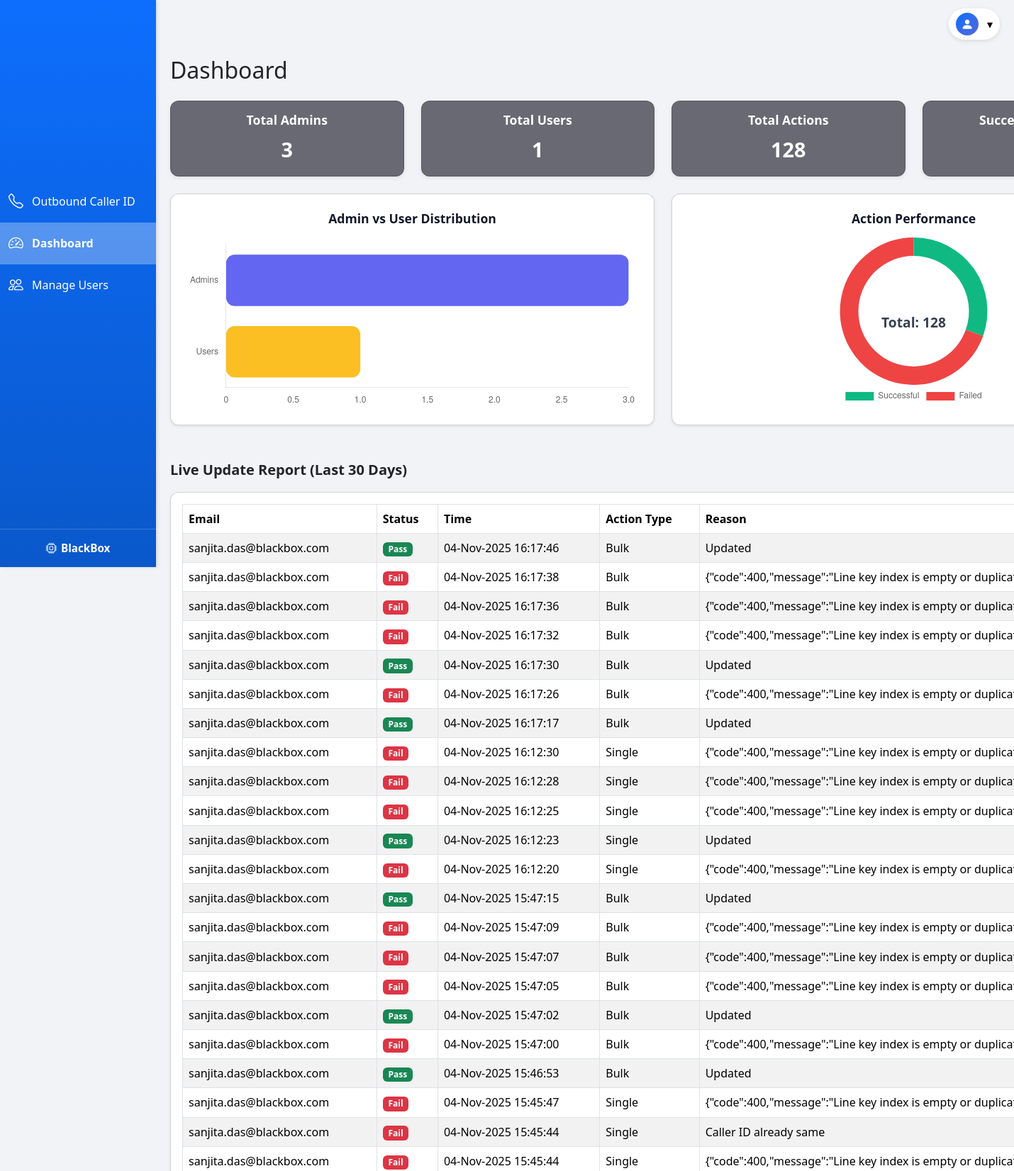
/dashboard (signed in, upper part), run on the app's committed database.
### tables this page shows
CREATE TABLE update_logs (
                        id INTEGER PRIMARY KEY AUTOINCREMENT,
                        email TEXT,
                        caller_id TEXT,
                        success INTEGER,
                        reason TEXT,
                        type TEXT,
                        timestamp DATETIME DEFAULT CURRENT_TIMESTAMP
                    , identifier TEXT, alias TEXT);

### app.py (the view)
@app.route("/dashboard")
@login_required(role="admin")
def dashboard():
    conn = get_db_connection()
    total_admin = conn.execute("SELECT COUNT(*) as cnt FROM users WHERE role='admin'").fetchone()["cnt"]
    total_users = conn.execute("SELECT COUNT(*) as cnt FROM users WHERE role='user'").fetchone()["cnt"]
    cutoff = (datetime.utcnow() - timedelta(days=30)).isoformat()
    rows = conn.execute("""
        SELECT email, identifier, caller_id, success, reason, type, timestamp
        FROM update_logs
        WHERE timestamp >= ?
        ORDER BY timestamp DESC
    """, (cutoff,)).fetchall()
    updates = []
    for r in rows:
        updates.append({
            "email": r["email"],
            "identifier": r["identifier"],
            "caller_id": r["caller_id"],
            "success": bool(r["success"]),
            "reason": r["reason"],
            "type": r["type"],
            "time": datetime.fromisoformat(r["timestamp"]).strftime("%d-%b-%Y %H:%M:%S")
        })
    mrows = conn.execute("""
        SELECT admin_email, action, target_email, timestamp
        FROM admin_activity
        WHERE timestamp >= ?
        ORDER BY timestamp DESC
    """, (cutoff,)).fetchall()
    manage_logs = []
    for r in mrows:
        manage_logs.append({
            "email": r["admin_email"],
            "action": r["action"],
            "target": r["target_email"],
            "time": datetime.fromisoformat(r["timestamp"]).strftime("%d-%b-%Y %H:%M:%S")
        })
    conn.close()
    user_status = get_user_status_list()
    refresh_needed = session.pop("refresh_needed", False)
    return render_template(
        "dashboard.html",
        total_admin=total_admin,
        total_users=total_users,
        updates=updates,
        manage_logs=manage_logs,
        user_status=user_status,
        refresh_needed=refresh_needed
    )

### app.py (called while the page is built)
def get_db_connection():
    conn = sqlite3.connect(DB_PATH)
    conn.row_factory = sqlite3.Row
    return conn

def load_users_from_db():
    conn = get_db_connection()
    rows = conn.execute("SELECT email, password, role FROM users").fetchall()
    conn.close()
    users = {r["email"].lower(): {"password": r["password"], "role": r["role"]} for r in rows}
    return users

def get_user_status_list():
    users = load_users_from_db()
    conn = get_db_connection()
    rows = conn.execute("SELECT user_email, status, login_time FROM login_activity ORDER BY id DESC").fetchall()
    conn.close()
    status = {}
    for r in rows:
        e = r["user_email"].lower()
        if e not in status:
            status[e] = {"email": e, "online": (r["status"] == "Online"), "last_seen": r["login_time"]}
    out = []
    for email, u in users.items():
        if email in status:
            out.append({"email": email, "online": bool(status[email]["online"])})
        else:
            out.append({"email": email, "online": False})
    return out

def login_required(role=None):
    def wrapper(fn):
        @wraps(fn)
        def decorated(*args, **kwargs):
            if "email" not in session:
                app.logger.warning("Unauthorized access attempt to protected route.")
                return redirect(url_for("login"))
            if role and session.get("role") != role:
                app.logger.warning(f"Access denied for user {session.get('email')} - insufficient role.")
                flash("Access denied", "danger")
                return redirect(url_for("login"))
            return fn(*args, **kwargs)
        return decorated
    return wrapper

### templates/dashboard.html (shortened to what this page needs)
{% extends "base.html" %}
{% block content %}
<h2 class="mb-4">Dashboard</h2>
<div class="row g-4 mb-4">
  <div class="col-md-3">
    <div class="card text-center card-primary p-3">
      <h5 class="card-title">Total Admins</h5>
      <p class="card-text" id="totalAdmins">{{ total_admin }}</p>
    </div>
  </div>
  <div class="col-md-3">
    <div class="card text-center card-warning p-3">
      <h5 class="card-title">Total Users</h5>
      <p class="card-text" id="totalUsers">{{ total_users }}</p>
    </div>
  </div>
  <div class="col-md-3">
    <div class="card text-center card-info p-3">
      <h5 class="card-title">Total Actions</h5>
      <p class="card-text" id="totalActions">{{ updates|length }}</p>
    </div>
  </div>
  <div class="col-md-3">
    <div class="card text-center card-success p-3">
      <h5 class="card-title">Successful Updates</h5>
      <p class="card-text" id="successfulUpdates">{{ updates|selectattr("success")|select|list|length }}</p>
    </div>
  </div>
</div>
<div class="row g-4 mb-5">
  <div class="col-md-6">
    <div class="card shadow-sm chart-box p-4 h-100">
      <h5 class="card-title text-center mb-3">Admin vs User Distribution</h5>
      <div style="position: relative; height: 240px;">
        <canvas id="adminUserChart"></canvas>
      </div>
    </div>
  </div>
  <div class="col-md-6">
    <div class="card shadow-sm chart-box p-4 h-100">
      <h5 class="card-title text-center mb-3">Action Performance</h5>
      <div style="position: relative; height: 240px;">
        <canvas id="actionPieChart"></canvas>
        <div id="totalCenterText"
          style="position:absolute;top:50%;left:50%;transform:translate(-50%,-50%);
                 font-size:1.2rem;font-weight:700;color:#374151;">
          Total: {{ updates|length }}
        </div>
      </div>
    </div>
  </div>
</div>
<div class="section-title">Live Update Report (Last 30 Days)</div>
<div class="card shadow-sm mb-4">
  <div class="card-body table-responsive">
    <table class="table table-striped table-bordered align-middle">
      <thead>
        <tr>
          <th>Email</th>
          <th>Status</th>
          <th>Time</th>
          <th>Action Type</th>
          <th>Reason</th>
        </tr>
      </thead>
      <tbody>
        {% if updates %}
          {% for u in updates %}
            <tr>
              <td>{{ u.email }}</td>
              <td>
                {% if u.success %}
                  <span class="badge bg-success">Pass</span>
                {% else %}
                  <span class="badge bg-danger">Fail</span>
                {% endif %}
              </td>
              <td>{{ u.time }}</td>
              <td>
                {% if u.type == 'S' %}Single
                {% elif u.type == 'B' %}Bulk
                {% elif u.type == 'Both' %}Both
                {% else %}Unknown{% endif %}
              </td>
              <td>{{ u.reason }}</td>
            </tr>
          {% endfor %}
        {% else %}
          <tr><td colspan="5" class="text-center">No updates in last 30 days</td></tr>
        {% endif %}
      </tbody>
    </table>
  </div>
</div>
{% endblock %}
{% block scripts %}
<script>
document.addEventListener("DOMContentLoaded", function() {
  const totalAdmins = parseInt(document.getElementById("totalAdmins").textContent) || 0;
  const totalUsers = parseInt(document.getElementById("totalUsers").textContent) || 0;
  const totalActions = parseInt(document.getElementById("totalActions").textContent) || 0;
  const successfulUpdates = parseInt(document.getElementById("successfulUpdates").textContent) || 0;
  new Chart(document.getElementById("adminUserChart"), {
    type: 'bar',
    data: {
      labels: ["Admins", "Users"],
      datasets: [{
        label: "Count",
        data: [totalAdmins, totalUsers],
        backgroundColor: ["#6366f1", "#fbbf24"],
        borderRadius: 12,
        borderSkipped: false
      }]
    },
    options: {
      indexAxis: 'y',
      responsive: true,
      plugins: { legend: { display: false } },
      scales: {
        x: { beginAtZero: true, grid: { display: false } },
        y: { grid: { display: false } }
      }
    }
  });
  new Chart(document.getElementById("actionPieChart"), {
    type: 'doughnut',
    data: {
      labels: ["Successful", "Failed"],
      datasets: [{
        data: [successfulUpdates, totalActions - successfulUpdates],
        backgroundColor: ["#10b981", "#ef4444"],
        hoverOffset: 6,
        borderWidth: 0
      }]
    },
    options: {
      cutout: "75%",
      plugins: { legend: { position: "bottom" } }
    }
  });
});
// SSE Real-Time Listener
document.addEventListener("DOMContentLoaded", () => {
  if (!!window.EventSource) {
    const source = new EventSource("/events");
    source.onmessage = function (event) {
      const data = JSON.parse(event.data);
      console.log("📊 Dashboard received real-time update:", data);
      // Add latest row dynamically
      const table = document.querySelector(".table.table-striped.table-bordered.align-middle tbody");
      if (table) {
        const row = document.createElement("tr");
        row.innerHTML = `
          <td>${data.identifier}</td>
          <td>${data.success ? '<span class="badge bg-success">Pass</span>' : '<span class="badge bg-danger">Fail</span>'}</td>
          <td>${data.time}</td>
          <td>${data.type}</td>
          <td>${data.reason || ''}</td>
        `;
        table.prepend(row);
      }
    };
    source.onerror = function (err) {
      console.error("SSE connection failed:", err);
    };
  } else {
    console.warn("❌ Browser does not support real-time updates.");
  }
});
</script>
{% endblock %}

### templates/base.html (style rules this page uses)
body { padding-top: 60px; font-family: 'Segoe UI', Tahoma, Geneva, Verdana, sans-serif; background-color: #f1f3f6; }
.card { border-radius: 0.75rem; box-shadow: 0 2px 6px rgba(0,0,0,0.08); transition: transform 0.2s; }
.table-striped>tbody>tr:nth-of-type(odd) { background-color: #f8f9fa; }
.table thead { background-color: #0d6efd; color: white; }
.table th, .table td { vertical-align: middle !important; }

### templates/dashboard.html (style rules this page uses)
.card-text { font-size: 1.8rem; font-weight: 700; }
.card-title { font-size: 1.1rem; font-weight: 600; margin-bottom: 0.5rem; }
.card-primary, .card-warning, .card-info, .card-success { background-color: #05041493; color: #fff; }
.table thead { background-color: #0d6efd; color: #fff; }
.badge { font-weight: 600; }
.section-title { font-weight: 700; margin-top: 2rem; margin-bottom: 1rem; font-size: 1.25rem; }
.chart-box { background-color: #ffffff; color: #111827; border-radius: 0.75rem; box-shadow: 0 4px 14px rgba(0, 0, 0, 0.1); transition: all 0.3s ease; }
.chart-box .card-title { color: #111827; font-weight: 600; }
canvas { max-height: 240px !important; }

### data on the page
update_logs: email "sanjita.das@blackbox.com", success "Pass", time "04-Nov-2025 16:17:46", type "Bulk", reason "Updated"
update_logs: email "sanjita.das@blackbox.com", success "Fail", time "04-Nov-2025 16:17:38", type "Bulk", reason "{\"code\":400,\"message\":\"Line key index is empty or…"
update_logs: email "sanjita.das@blackbox.com", success "Fail", time "04-Nov-2025 16:17:36", type "Bulk", reason "{\"code\":400,\"message\":\"Line key index is empty or…"
update_logs: email "sanjita.das@blackbox.com", success "Fail", time "04-Nov-2025 16:17:32", type "Bulk", reason "{\"code\":400,\"message\":\"Line key index is empty or…"
update_logs: email "sanjita.das@blackbox.com", success "Pass", time "04-Nov-2025 16:17:30", type "Bulk", reason "Updated"
update_logs: email "sanjita.das@blackbox.com", success "Fail", time "04-Nov-2025 16:17:26", type "Bulk", reason "{\"code\":400,\"message\":\"Line key index is empty or…"
update_logs: email "sanjita.das@blackbox.com", success "Pass", time "04-Nov-2025 16:17:17", type "Bulk", reason "Updated"
update_logs: email "sanjita.das@blackbox.com", success "Fail", time "04-Nov-2025 16:12:30", type "Single", reason "{\"code\":400,\"message\":\"Line key index is empty or…"
update_logs: email "sanjita.das@blackbox.com", success "Fail", time "04-Nov-2025 16:12:28", type "Single", reason "{\"code\":400,\"message\":\"Line key index is empty or…"
update_logs: email "sanjita.das@blackbox.com", success "Fail", time "04-Nov-2025 16:12:25", type "Single", reason "{\"code\":400,\"message\":\"Line key index is empty or…"
update_logs: email "sanjita.das@blackbox.com", success "Pass", time "04-Nov-2025 16:12:23", type "Single", reason "Updated"
update_logs: email "sanjita.das@blackbox.com", success "Fail", time "04-Nov-2025 16:12:20", type "Single", reason "{\"code\":400,\"message\":\"Line key index is empty or…"
update_logs: email "sanjita.das@blackbox.com", success "Pass", time "04-Nov-2025 15:47:15", type "Bulk", reason "Updated"
update_logs: email "sanjita.das@blackbox.com", success "Fail", time "04-Nov-2025 15:47:09", type "Bulk", reason "{\"code\":400,\"message\":\"Line key index is empty or…"
update_logs: email "sanjita.das@blackbox.com", success "Fail", time "04-Nov-2025 15:47:07", type "Bulk", reason "{\"code\":400,\"message\":\"Line key index is empty or…"
update_logs: email "sanjita.das@blackbox.com", success "Fail", time "04-Nov-2025 15:47:05", type "Bulk", reason "{\"code\":400,\"message\":\"Line key index is empty or…"
update_logs: email "sanjita.das@blackbox.com", success "Pass", time "04-Nov-2025 15:47:02", type "Bulk", reason "Updated"
update_logs: email "sanjita.das@blackbox.com", success "Fail", time "04-Nov-2025 15:47:00", type "Bulk", reason "{\"code\":400,\"message\":\"Line key index is empty or…"
update_logs: email "sanjita.das@blackbox.com", success "Pass", time "04-Nov-2025 15:46:53", type "Bulk", reason "Updated"
update_logs: email "sanjita.das@blackbox.com", success "Fail", time "04-Nov-2025 15:45:47", type "Single", reason "{\"code\":400,\"message\":\"Line key index is empty or…"
update_logs: email "sanjita.das@blackbox.com", success "Fail", time "04-Nov-2025 15:45:44", type "Single", reason "Caller ID already same"
update_logs: email "sanjita.das@blackbox.com", success "Fail", time "04-Nov-2025 15:45:44", type "Single", reason "{\"code\":400,\"message\":\"Line key index is empty or…"

### other printed values
{{ total_admin }} "3"
{{ total_users }} "1"
{{ updates|length }} "128"
